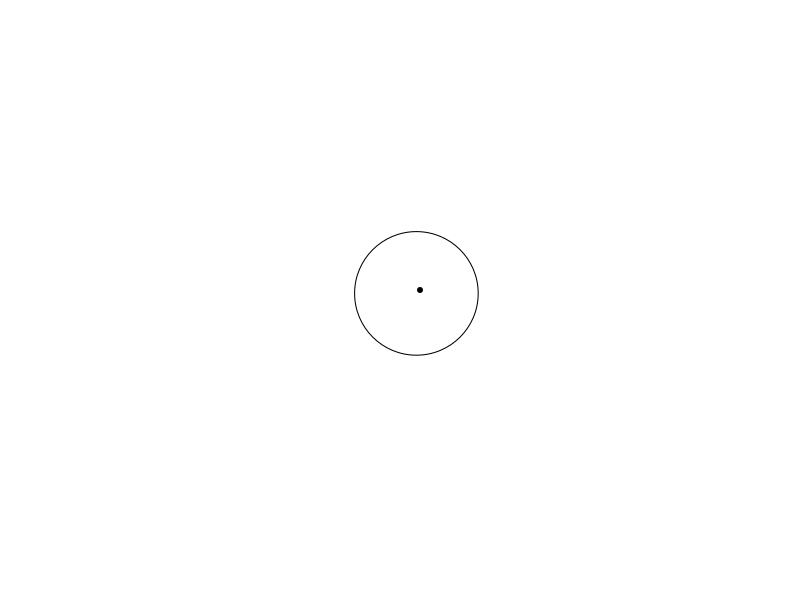

This figure's R source: (Note: this script raises an error after producing the figure.)
library(grid)
plot.new()


center = 0 
radius = 0.5

plot(0, 0,
     xlim=c(-2,2),
     ylim=c(-2,2),
     col = "white", xlab = "", ylab = "", axes=F)
grid.circle(r = .103,x = 0.5205,y=0.511)
points(center,center,pch=20)


for (i in seq(1,30000/2)){
  x <- runif(1,-1.5,1.5)
  y <- runif(1,-1.5,1.5)
  if ( abs(x-center) > l*2 | abs(y-center) > l){
    #col <- sample(colors(),1)
    #pch <- sample(1:12,1)
    #points(x,y,pch='.',col=col)
    points(x,y,pch='.')
  }
}


for (i in seq(1,30000/2)){
  x <- runif(1,-1.5,1.5)
  y <- runif(1,-1.5,1.5)
  if ( abs(x-center) > l | abs(y-center) > l*4){
    #col <- sample(colors(),1)
    #pch <- sample(1:12,1)
    #points(x,y,pch='.',col=col)
    points(x,y,pch='.')
  }
}


############# Quadrants

plot(0, 0,
     xlim=c(-2,2),
     ylim=c(-2,2),
     col = "white", xlab = "", ylab = "", axes=F)
for (i in seq(1,30000/2)){
  x <- runif(1,-1.5,1.5)
  y <- runif(1,-1.5,1.5)
  if ( (abs(x-center) > l/2 & abs(y-center) > l/2) | (abs(x-center) > l/2 & abs(y-center) > l/2)){
    #col <- sample(colors(),1)
    #pch <- sample(1:12,1)
    #points(x,y,pch='.',col=col)
    points(x,y,pch='.')
  }
}



#### Hourglass
plot(0, 0,
     xlim=c(-2,2),
     ylim=c(-2,2),
     col = "white", xlab = "", ylab = "", axes=F)
for (i in seq(1,30000/2)){
  x <- runif(1,-1.5,1.5)
  y <- runif(1,-1.5,1.5)
  if ( (abs(x-center)/abs(y-center) < l**2) | (abs(x-center)/abs(y-center) < l**2)){
    #col <- sample(colors(),1)
    #pch <- sample(1:12,1)
    #points(x,y,pch='.',col=col)
    points(x,y,pch='.')
  }
}


#### Wierd shape
plot(0, 0,
     xlim=c(-2,2),
     ylim=c(-2,2),
     col = "white", xlab = "", ylab = "", axes=F)
for (i in seq(1,30000/2)){
  x <- runif(1,-1.5,1.5)
  y <- runif(1,-1.5,1.5)
  if ( ( (x-center)/(y-center) < cos(l) ) & (x-center)/(y-center) < tan(l) ){
    #col <- sample(colors(),1)
    #pch <- sample(1:12,1)
    #points(x,y,pch='.',col=col)
    points(x,y,pch='.')
  }
}


dev.off()


#### X shape
plot(0, 0,
     xlim=c(-2,2),
     ylim=c(-2,2),
     col = "white", xlab = "", ylab = "", axes=F)
for (i in seq(1,10000)){
  x <- runif(1,-1.5,1.5)
  y <- runif(1,-1.5,1.5)
  if ( (( (x-center)/(y-center) < l/2 ) & ((y-center)/(x-center) > l/2)) | 
       ((x-center)/(y-center) > l/2 ) & ((y-center)/(x-center) < l/2)) {
    #col <- sample(colors(),1)
    #pch <- sample(1:12,1)
    #points(x,y,pch='.',col=col)
    points(x,y,pch='.')
  }
}




#### Boomerang shape
plot(0, 0,
     xlim=c(-2,2),
     ylim=c(-2,2),
     col = "white", xlab = "", ylab = "", axes=F)
for (i in seq(1,10000)){
  x <- runif(1,-1.5,1.5)
  y <- runif(1,-1.5,1.5)
  if ( (( (x-center)*(y-center) < l**2 ) & ((y-center)*(x-center) > l**2)) | 
       ((x-center)*(y-center) > l**4 ) & ((y-center)*(x-center) < l**2)) {
    #col <- sample(colors(),1)
    #pch <- sample(1:12,1)
    #points(x,y,pch='.',col=col)
    points(x,y,pch='.')
  }
}

